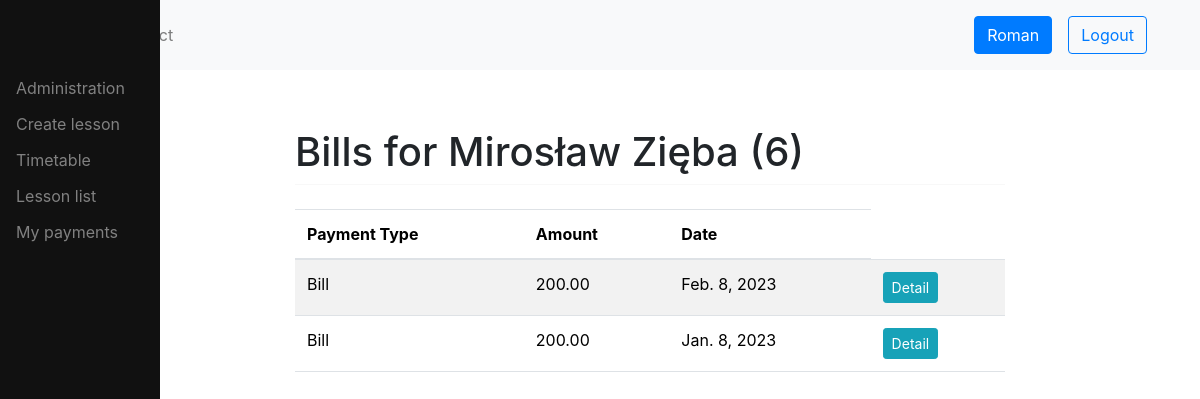
Page /billing/6/bill/ (signed in) on the committed database.
### users/models.py (models this page shows, shortened)
class User(AbstractUser):
    username = None
    email = models.EmailField(_('email address'), unique=True)
    phone = models.CharField(blank=True, null=True, max_length=16, help_text='Contact phone number')
    address = models.TextField('address', max_length=255, blank=True, null=True)
    date_of_birth = models.DateField(null=True, blank=True)
    USERNAME_FIELD = 'email'
    REQUIRED_FIELDS = []
    objects = CustomUserManager()
    def __str__(self):
        return f'{self.first_name} {self.last_name} ({self.id})'

class Student(models.Model):
    user = models.OneToOneField(User, on_delete=models.CASCADE)
    enrollment_date = models.DateField()
    def __str__(self):
        return f'{self.user}'

### billing/models.py (models this page shows, shortened)
class Billing(models.Model):
    date = models.DateField()
    student = models.ForeignKey(Student, on_delete=models.CASCADE, blank=True, null=True)
    teacher = models.ForeignKey(Teacher, on_delete=models.CASCADE, blank=True, null=True)
    description = models.CharField(max_length=255, blank=True, null=True)
    amount = models.DecimalField(max_digits=10, decimal_places=2)
    is_paid = models.BooleanField(default=False)
    PAYMENT = 'Payment'
    BILL = 'Bill'
    TYP_CHOICES = [
        (PAYMENT, 'Payment'),
        (BILL, 'Bill'),
    ]
    typ = models.CharField(choices=TYP_CHOICES, max_length=10)
    class Meta:
        ordering = ['-date']

### billing/views.py (the view)
# urls.py: path('<int:user_id>/bill/', bill, name='bill'),
@login_required
def bill(request, user_id):
    student = get_object_or_404(Student, user_id=user_id)
    billing = Billing.objects.filter(student=student)
    return render(request, 'bill.html', {'student': student, 'billing': billing})

### logbook/templatetags/auth_extras.py (called while the page is built)
@register.filter(name='has_group')
def has_group(user, group_name):
    group = Group.objects.get(name=group_name)
    return True if group in user.groups.all() else False

### billing/templates/bill.html
{% extends 'base.html' %}
{% block content %}
    <h1 class="mt-2">Bills for {{ student }}</h1>
	<hr class="mt-0 mb-4">
  <table class="table table-striped">
    <thead>
      <tr>
        <th>Payment Type</th>
        <th>Amount</th>
        <th>Date</th>
      </tr>
    </thead>
    <tbody>
      {% for bill in billing %}
        <tr>
          <td>{{ bill.typ }}</td>
          <td>{{ bill.amount }}</td>
          <td>{{ bill.date }}</td>
            <td><a class="btn btn-info btn-sm" href="{% url 'billing:bill-detail' bill.id %}">Detail</a></td>
        </tr>
      {% endfor %}
    </tbody>
  </table>
{% endblock %}

### templates/topnav.html
{% load static %}
<nav class="navbar navbar-expand-md navbar-light bg-light">
  <div class="container">
      <ul class="navbar-nav me-auto mb-2 mb-lg-0">
        <li class="nav-item">
          <a class="nav-link" href="{% url 'home' %}">Home</a>
        </li>
        <li class="nav-item">
          <a class="nav-link" href="{% url 'contact' %}">Contact</a>
        </li>
      </ul>
    {% if request.user.is_authenticated %}
      <div class="d-flex align-items-center">
        <a class="btn btn-primary m-2" href="{% url 'users:view' user_id=request.user.id %}">{{ request.user.first_name }}</a>
        <a class="btn btn-outline-primary m-2" href="{% url 'users:logout' %}">Logout</a>
      </div>
    {% else %}
      <div class="d-flex align-items-center">
        <a class="btn btn-primary m-2" href="{% url 'users:login' %}">Login</a>
        <a class="btn btn-outline-primary m-2" href="{% url 'users:register' %}">Register</a>
      </div>
      {% endif %}
  </div>
</nav>

### rows in the picture
User: user.first_name "Roman"
Student: user.last_name "Mirosław Zięba (6)"
Billing: typ "Bill", amount "200.00", date "Feb. 8, 2023"
Billing: typ "Bill", amount "200.00", date "Jan. 8, 2023"
